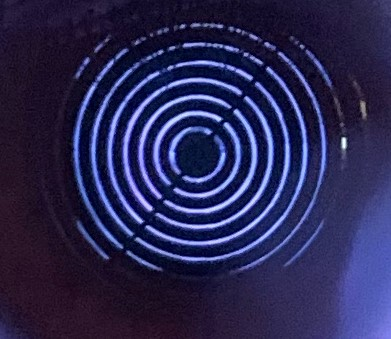
#> input picture Internship_MSR/code/Elevation_Map/12.png, 391 x 339 px
$ python polar.py
#> lines starting #> are read from the running program, lines starting #| are printed output that depends on the picture
# This is to create the polar representation of the image i.e. the rings in the image will become linear lines.
# Input: Placido image and coordinate of the center of co-centeric rings.
# Output: Polar Image.

import numpy as np
import scipy as sp
import scipy.ndimage
import cv2
import matplotlib.pyplot as plt


#--------------------------------------------------------------------

def plot_polar_image(data, origin=None):
    """Plots an image reprojected into polar coordinages with the origin
    at "origin" (a tuple of (x0, y0), defaults to the center of the image)"""
    polar_grid, r, theta = reproject_image_into_polar(data, origin)
    plt.figure()
    plt.imshow(polar_grid, extent=(theta.min(), theta.max(), r.max(), r.min()))
    plt.axis('auto')
    plt.ylim(plt.ylim()[::-1])
    plt.xlabel('Theta Coordinate (radians)')
    plt.ylabel('R Coordinate (pixels)')
    plt.title('Image in Polar Coordinates')
    return polar_grid, r, theta

def index_coords(data, origin=None):
    """Creates x & y coords for the indicies in a numpy array "data".
    "origin" defaults to the center of the image. Specify origin=(0,0)
    to set the origin to the lower left corner of the image."""
    ny, nx = data.shape[:2]
    if origin is None:
        origin_x, origin_y = nx // 2, ny // 2
    else:
        origin_x, origin_y = origin
    x, y = np.meshgrid(np.arange(nx), np.arange(ny))
    x -= origin_x
    y -= origin_y
    return x, y

def cart2polar(x, y):
    r = np.sqrt(x**2 + y**2)
    theta = np.arctan2(y, x)
    return r, theta

def polar2cart(r, theta):
    x = r * np.cos(theta)
    y = r * np.sin(theta)
    return x, y


def reproject_image_into_polar(data, origin=None):
    """Reprojects a 3D numpy array ("data") into a polar coordinate system.
    "origin" is a tuple of (x0, y0) and defaults to the center of the image."""
    ny, nx = data.shape[:2]
    if origin is None:
        origin = (nx//2, ny//2)

    # Determine that the min and max r and theta coords will be...
    x, y = index_coords(data, origin=origin)
    r, theta = cart2polar(x, y)

    # Make a regular (in polar space) grid based on the min and max r & theta
    r_i = np.linspace(r.min(), r.max(), nx)
    theta_i = np.linspace(theta.min(), theta.max(), ny)
    theta_grid, r_grid = np.meshgrid(theta_i, r_i)

    # Project the r and theta grid back into pixel coordinates
    xi, yi = polar2cart(r_grid, theta_grid)
    xi += origin[0] # We need to shift the origin back to
    yi += origin[1] # back to the lower-left corner...
    xi, yi = xi.flatten(), yi.flatten()
    coords = np.vstack((xi, yi)) # (map_coordinates requires a 2xn array)

    # Reproject each band individually and the restack
    # (uses less memory than reprojection the 3-dimensional array in one step)
    bands = []
    for band in data.T:
        zi = sp.ndimage.map_coordinates(band, coords, order=1)
        bands.append(zi.reshape((nx, ny)))
    output = np.dstack(bands)
    return output, r_i, theta_i
#--------------------------------------------------------------------

def main(origin):
#> called with origin = (120, 130)
    im = cv2.imread(filename)
#> im is the input picture: shape (339, 391, 3); mean B, G, R 82.5, 39, 41.3
    im = cv2.cvtColor(im, cv2.COLOR_BGR2RGB)
    data = np.array(im)

    plot_polar_image(data, origin=None)
#> in reproject_image_into_polar, `x, y = index_coords(data, origin=origin)`:
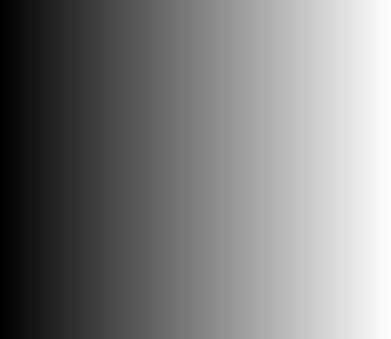
#> x: shape (339, 391) int64; min -195, max 195, mean 0; drawn with min black and max white
#> in reproject_image_into_polar, `x, y = index_coords(data, origin=origin)`:
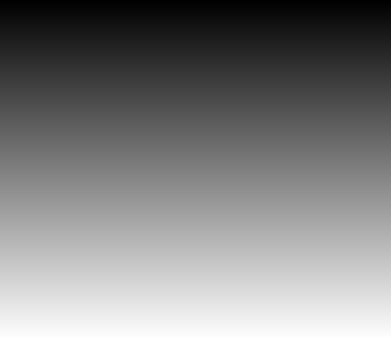
#> y: shape (339, 391) int64; min -169, max 169, mean 0; drawn with min black and max white
#> in cart2polar, `r = np.sqrt(x**2 + y**2)`:
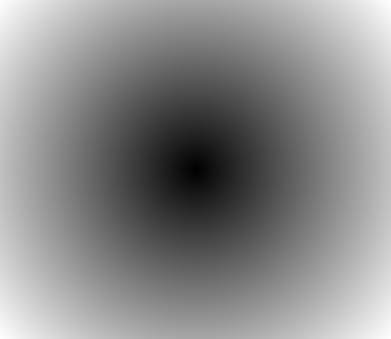
#> r: shape (339, 391) float64; min 0, max 258, mean 139.9; drawn with min black and max white
#> in cart2polar, `theta = np.arctan2(y, x)`:
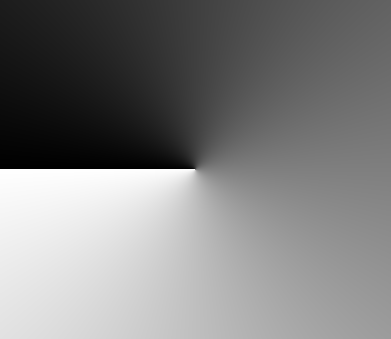
#> theta: shape (339, 391) float64; min -3.14, max 3.14, mean 0.00462; drawn with min black and max white
#> in polar2cart, `x = r * np.cos(theta)`:
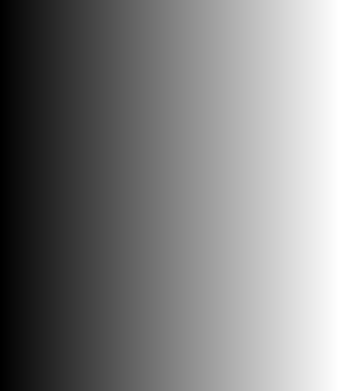
#> theta: shape (391, 339) float64; min -3.14, max 3.14, mean 0.00256; drawn with min black and max white
#> in reproject_image_into_polar, `xi, yi = polar2cart(r_grid, theta_grid)`:
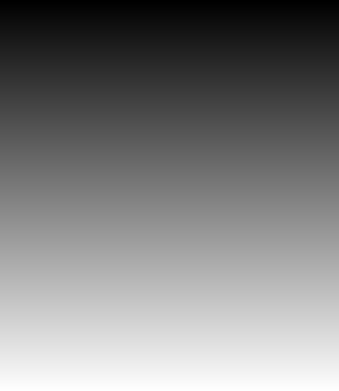
#> r_grid: shape (391, 339) float64; min 0, max 258, mean 129; drawn with min black and max white
#> the loop in reproject_image_into_polar, `for band in data.T:` made 3 passes
#> after the loop in reproject_image_into_polar, `for band in data.T:`: bands = 3 items
#> in reproject_image_into_polar, `output = np.dstack(bands)`:
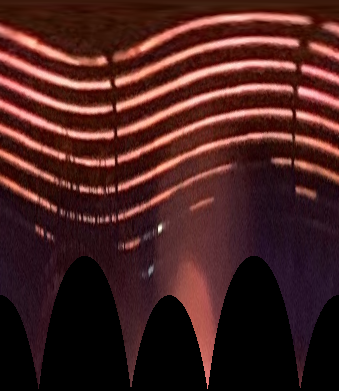
#> output: shape (391, 339, 3); mean of channels 0, 1, 2 32.5, 34.3, 72.6; drawn as B, G, R
#> in plot_polar_image, `polar_grid, r, theta = reproject_image_into_polar(data, origin)`: r = 391 values from 0 to 258; theta = 339 values from -3.14 to 3.14

    plt.show()
#--------------------------------------------------------------------
filename = '12.png'
x_center,y_center = (120,130)

origin = (x_center, y_center)
main(origin)

$ run again, with Internship_MSR/code/Elevation_Map/10.png copied over Internship_MSR/code/Elevation_Map/12.png
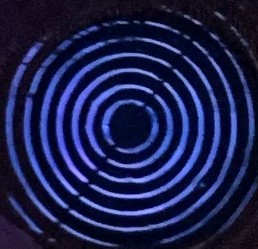
#> input picture Internship_MSR/code/Elevation_Map/10.png, 258 x 249 px
#> in main, im is the input picture: shape (249, 258, 3); mean B, G, R 76.9, 31.5, 27.8
#> in reproject_image_into_polar, `xi, yi = polar2cart(r_grid, theta_grid)`:
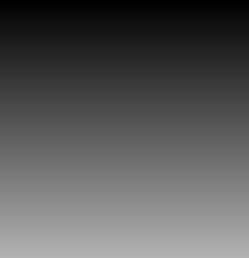
#> r_grid: shape (258, 249) float64; min 0, max 178.9, mean 89.5
#> the loop in reproject_image_into_polar, `for band in data.T:` made 3 passes
#> after the loop in reproject_image_into_polar, `for band in data.T:`: bands = 3 items
#> in reproject_image_into_polar, `output = np.dstack(bands)`:
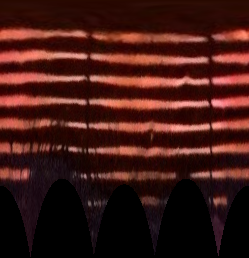
#> output: shape (258, 249, 3); mean of channels 0, 1, 2 21, 25.6, 65.1; drawn as B, G, R
#> in plot_polar_image, `polar_grid, r, theta = reproject_image_into_polar(data, origin)`: r = 258 values from 0 to 178.9; theta = 249 values from -3.13 to 3.14
